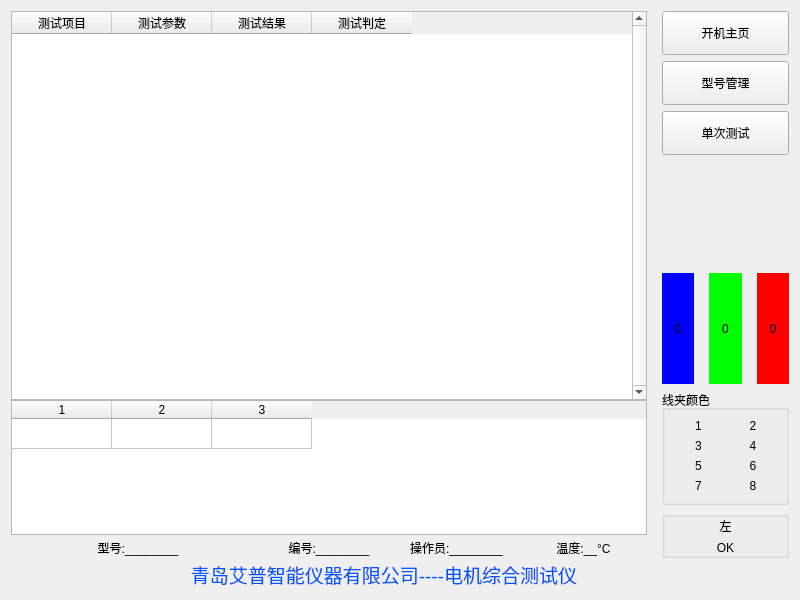
<?xml version="1.0" encoding="UTF-8"?>
<ui version="4.0">
 <class>Test</class>
 <widget class="QWidget" name="Test">
  <property name="geometry">
   <rect>
    <x>0</x>
    <y>0</y>
    <width>800</width>
    <height>600</height>
   </rect>
  </property>
  <property name="windowTitle">
   <string>Form</string>
  </property>
  <layout class="QHBoxLayout" name="horizontalLayout" stretch="5,1">
   <property name="spacing">
    <number>15</number>
   </property>
   <item>
    <widget class="QWidget" name="widgetTest" native="true">
     <layout class="QVBoxLayout" name="verticalLayout">
      <property name="spacing">
       <number>0</number>
      </property>
      <property name="leftMargin">
       <number>0</number>
      </property>
      <property name="topMargin">
       <number>0</number>
      </property>
      <property name="rightMargin">
       <number>0</number>
      </property>
      <property name="bottomMargin">
       <number>0</number>
      </property>
      <item>
       <widget class="QTableWidget" name="TabTest">
        <property name="focusPolicy">
         <enum>Qt::NoFocus</enum>
        </property>
        <property name="verticalScrollBarPolicy">
         <enum>Qt::ScrollBarAlwaysOn</enum>
        </property>
        <property name="horizontalScrollBarPolicy">
         <enum>Qt::ScrollBarAlwaysOff</enum>
        </property>
        <property name="editTriggers">
         <set>QAbstractItemView::NoEditTriggers</set>
        </property>
        <property name="selectionMode">
         <enum>QAbstractItemView::SingleSelection</enum>
        </property>
        <property name="selectionBehavior">
         <enum>QAbstractItemView::SelectRows</enum>
        </property>
        <property name="rowCount">
         <number>0</number>
        </property>
        <property name="columnCount">
         <number>4</number>
        </property>
        <attribute name="horizontalHeaderHighlightSections">
         <bool>false</bool>
        </attribute>
        <column>
         <property name="text">
          <string>测试项目</string>
         </property>
        </column>
        <column>
         <property name="text">
          <string>测试参数</string>
         </property>
        </column>
        <column>
         <property name="text">
          <string>测试结果</string>
         </property>
        </column>
        <column>
         <property name="text">
          <string>测试判定</string>
         </property>
        </column>
       </widget>
      </item>
      <item>
       <widget class="QTableWidget" name="TabWave">
        <property name="maximumSize">
         <size>
          <width>16777215</width>
          <height>135</height>
         </size>
        </property>
        <property name="focusPolicy">
         <enum>Qt::NoFocus</enum>
        </property>
        <property name="verticalScrollBarPolicy">
         <enum>Qt::ScrollBarAlwaysOff</enum>
        </property>
        <property name="horizontalScrollBarPolicy">
         <enum>Qt::ScrollBarAlwaysOff</enum>
        </property>
        <property name="editTriggers">
         <set>QAbstractItemView::NoEditTriggers</set>
        </property>
        <property name="selectionMode">
         <enum>QAbstractItemView::NoSelection</enum>
        </property>
        <attribute name="verticalHeaderVisible">
         <bool>false</bool>
        </attribute>
        <row>
         <property name="text">
          <string>1</string>
         </property>
        </row>
        <column>
         <property name="text">
          <string>1</string>
         </property>
        </column>
        <column>
         <property name="text">
          <string>2</string>
         </property>
        </column>
        <column>
         <property name="text">
          <string>3</string>
         </property>
        </column>
       </widget>
      </item>
      <item>
       <widget class="QWidget" name="WidgetTestOther" native="true">
        <property name="minimumSize">
         <size>
          <width>0</width>
          <height>25</height>
         </size>
        </property>
        <layout class="QHBoxLayout" name="horizontalLayout_4" stretch="2,1,1,1">
         <property name="spacing">
          <number>0</number>
         </property>
         <property name="leftMargin">
          <number>0</number>
         </property>
         <property name="topMargin">
          <number>0</number>
         </property>
         <property name="rightMargin">
          <number>0</number>
         </property>
         <property name="bottomMargin">
          <number>0</number>
         </property>
         <item>
          <widget class="QLabel" name="TextTestType">
           <property name="text">
            <string>型号:________</string>
           </property>
           <property name="alignment">
            <set>Qt::AlignCenter</set>
           </property>
          </widget>
         </item>
         <item>
          <widget class="QLabel" name="TextTestNumb">
           <property name="text">
            <string>编号:________</string>
           </property>
           <property name="alignment">
            <set>Qt::AlignCenter</set>
           </property>
          </widget>
         </item>
         <item>
          <widget class="QLabel" name="TextTestUser">
           <property name="text">
            <string>操作员:________</string>
           </property>
           <property name="alignment">
            <set>Qt::AlignCenter</set>
           </property>
          </widget>
         </item>
         <item>
          <widget class="QLabel" name="TextTestTemp">
           <property name="text">
            <string>温度:__°C</string>
           </property>
           <property name="alignment">
            <set>Qt::AlignCenter</set>
           </property>
          </widget>
         </item>
        </layout>
       </widget>
      </item>
      <item>
       <widget class="QWidget" name="WidgetItem" native="true">
        <layout class="QHBoxLayout" name="horizontalLayout_5">
         <property name="spacing">
          <number>0</number>
         </property>
         <property name="leftMargin">
          <number>0</number>
         </property>
         <property name="topMargin">
          <number>0</number>
         </property>
         <property name="rightMargin">
          <number>0</number>
         </property>
         <property name="bottomMargin">
          <number>0</number>
         </property>
         <item>
          <widget class="QLabel" name="label_17">
           <property name="text">
            <string>&lt;html&gt;&lt;head/&gt;&lt;body&gt;&lt;p&gt;&lt;span style=&quot; font-size:14pt; color:#0055ff;&quot;&gt;青岛艾普智能仪器有限公司----电机综合测试仪&lt;/span&gt;&lt;/p&gt;&lt;/body&gt;&lt;/html&gt;</string>
           </property>
           <property name="alignment">
            <set>Qt::AlignRight|Qt::AlignTrailing|Qt::AlignVCenter</set>
           </property>
          </widget>
         </item>
         <item>
          <widget class="QLabel" name="label">
           <property name="maximumSize">
            <size>
             <width>70</width>
             <height>16777215</height>
            </size>
           </property>
           <property name="text">
            <string/>
           </property>
          </widget>
         </item>
        </layout>
       </widget>
      </item>
     </layout>
    </widget>
   </item>
   <item>
    <widget class="QWidget" name="widget" native="true">
     <layout class="QVBoxLayout" name="verticalLayout_2" stretch="0,0,0,1,1,1,0,0">
      <property name="leftMargin">
       <number>0</number>
      </property>
      <property name="topMargin">
       <number>0</number>
      </property>
      <property name="rightMargin">
       <number>0</number>
      </property>
      <property name="bottomMargin">
       <number>0</number>
      </property>
      <item>
       <widget class="QPushButton" name="BtnWinHome">
        <property name="minimumSize">
         <size>
          <width>97</width>
          <height>44</height>
         </size>
        </property>
        <property name="text">
         <string>开机主页</string>
        </property>
       </widget>
      </item>
      <item>
       <widget class="QPushButton" name="BtnWinType">
        <property name="minimumSize">
         <size>
          <width>97</width>
          <height>44</height>
         </size>
        </property>
        <property name="text">
         <string>型号管理</string>
        </property>
       </widget>
      </item>
      <item>
       <widget class="QPushButton" name="BtnCmdStart">
        <property name="minimumSize">
         <size>
          <width>97</width>
          <height>44</height>
         </size>
        </property>
        <property name="text">
         <string>单次测试</string>
        </property>
       </widget>
      </item>
      <item>
       <spacer name="verticalSpacer_2">
        <property name="orientation">
         <enum>Qt::Vertical</enum>
        </property>
        <property name="sizeHint" stdset="0">
         <size>
          <width>20</width>
          <height>40</height>
         </size>
        </property>
       </spacer>
      </item>
      <item>
       <widget class="QWidget" name="widget_3" native="true">
        <property name="minimumSize">
         <size>
          <width>0</width>
          <height>100</height>
         </size>
        </property>
        <layout class="QHBoxLayout" name="horizontalLayout_3">
         <property name="spacing">
          <number>15</number>
         </property>
         <property name="leftMargin">
          <number>0</number>
         </property>
         <property name="topMargin">
          <number>0</number>
         </property>
         <property name="rightMargin">
          <number>0</number>
         </property>
         <property name="bottomMargin">
          <number>0</number>
         </property>
         <item>
          <widget class="QLabel" name="LabelSum">
           <property name="sizePolicy">
            <sizepolicy hsizetype="Preferred" vsizetype="Expanding">
             <horstretch>0</horstretch>
             <verstretch>0</verstretch>
            </sizepolicy>
           </property>
           <property name="styleSheet">
            <string notr="true">background-color:blue;
color: rgb(0, 0, 0);</string>
           </property>
           <property name="text">
            <string>0</string>
           </property>
           <property name="alignment">
            <set>Qt::AlignCenter</set>
           </property>
          </widget>
         </item>
         <item>
          <widget class="QLabel" name="LabelQualified">
           <property name="sizePolicy">
            <sizepolicy hsizetype="Preferred" vsizetype="Expanding">
             <horstretch>0</horstretch>
             <verstretch>0</verstretch>
            </sizepolicy>
           </property>
           <property name="styleSheet">
            <string notr="true">background-color:  lime;
color: rgb(0, 0, 0);</string>
           </property>
           <property name="text">
            <string>0</string>
           </property>
           <property name="alignment">
            <set>Qt::AlignCenter</set>
           </property>
          </widget>
         </item>
         <item>
          <widget class="QLabel" name="LabelUnqualified">
           <property name="sizePolicy">
            <sizepolicy hsizetype="Preferred" vsizetype="Expanding">
             <horstretch>0</horstretch>
             <verstretch>0</verstretch>
            </sizepolicy>
           </property>
           <property name="styleSheet">
            <string notr="true">background-color:rgb(255, 0, 0);
color: rgb(0, 0, 0);</string>
           </property>
           <property name="text">
            <string>0</string>
           </property>
           <property name="alignment">
            <set>Qt::AlignCenter</set>
           </property>
          </widget>
         </item>
        </layout>
       </widget>
      </item>
      <item>
       <widget class="QGroupBox" name="groupBox_2">
        <property name="title">
         <string>线夹颜色</string>
        </property>
        <layout class="QGridLayout" name="gridLayout">
         <item row="0" column="0">
          <widget class="QLabel" name="LabelWireColor1">
           <property name="text">
            <string>1</string>
           </property>
           <property name="alignment">
            <set>Qt::AlignCenter</set>
           </property>
          </widget>
         </item>
         <item row="1" column="2">
          <widget class="QLabel" name="LabelWireColor4">
           <property name="text">
            <string>4</string>
           </property>
           <property name="alignment">
            <set>Qt::AlignCenter</set>
           </property>
          </widget>
         </item>
         <item row="2" column="0">
          <widget class="QLabel" name="LabelWireColor5">
           <property name="text">
            <string>5</string>
           </property>
           <property name="alignment">
            <set>Qt::AlignCenter</set>
           </property>
          </widget>
         </item>
         <item row="3" column="0">
          <widget class="QLabel" name="LabelWireColor7">
           <property name="text">
            <string>7</string>
           </property>
           <property name="alignment">
            <set>Qt::AlignCenter</set>
           </property>
          </widget>
         </item>
         <item row="1" column="0">
          <widget class="QLabel" name="LabelWireColor3">
           <property name="text">
            <string>3</string>
           </property>
           <property name="alignment">
            <set>Qt::AlignCenter</set>
           </property>
          </widget>
         </item>
         <item row="0" column="2">
          <widget class="QLabel" name="LabelWireColor2">
           <property name="text">
            <string>2</string>
           </property>
           <property name="alignment">
            <set>Qt::AlignCenter</set>
           </property>
          </widget>
         </item>
         <item row="3" column="2">
          <widget class="QLabel" name="LabelWireColor8">
           <property name="text">
            <string>8</string>
           </property>
           <property name="alignment">
            <set>Qt::AlignCenter</set>
           </property>
          </widget>
         </item>
         <item row="2" column="2">
          <widget class="QLabel" name="LabelWireColor6">
           <property name="text">
            <string>6</string>
           </property>
           <property name="alignment">
            <set>Qt::AlignCenter</set>
           </property>
          </widget>
         </item>
        </layout>
       </widget>
      </item>
      <item>
       <widget class="QGroupBox" name="groupBox">
        <property name="title">
         <string/>
        </property>
        <layout class="QVBoxLayout" name="verticalLayout_3">
         <property name="leftMargin">
          <number>0</number>
         </property>
         <property name="topMargin">
          <number>0</number>
         </property>
         <property name="rightMargin">
          <number>0</number>
         </property>
         <property name="bottomMargin">
          <number>0</number>
         </property>
         <item>
          <widget class="QLabel" name="TextPos">
           <property name="text">
            <string>左</string>
           </property>
           <property name="alignment">
            <set>Qt::AlignCenter</set>
           </property>
          </widget>
         </item>
         <item>
          <widget class="QLabel" name="LabelState">
           <property name="text">
            <string>OK</string>
           </property>
           <property name="alignment">
            <set>Qt::AlignCenter</set>
           </property>
          </widget>
         </item>
        </layout>
       </widget>
      </item>
      <item>
       <widget class="QLabel" name="TextTestTime">
        <property name="minimumSize">
         <size>
          <width>0</width>
          <height>25</height>
         </size>
        </property>
        <property name="alignment">
         <set>Qt::AlignCenter</set>
        </property>
       </widget>
      </item>
     </layout>
    </widget>
   </item>
  </layout>
 </widget>
 <resources/>
 <connections/>
</ui>
